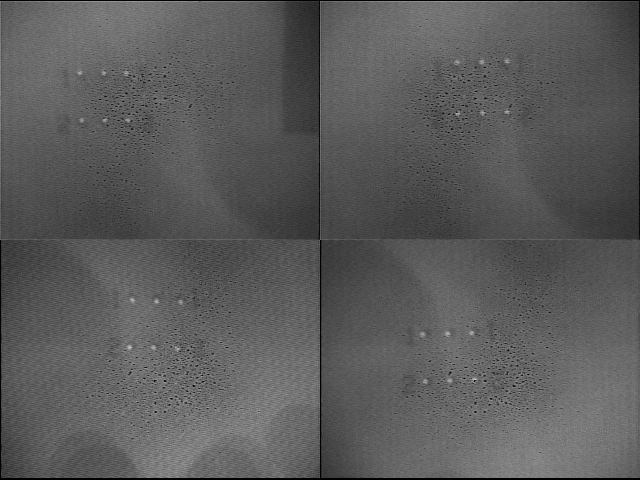
#> input picture img/reg2.JPG, 640 x 480 px
$ python reference.py   (older library calls are emulated)
#> lines starting #> are read from the running program, lines starting #| are printed output that depends on the picture; after the words box and inside, x2 and y2 are one past the last pixel; in counts of white or black regions, pixels touching at a corner belong together; long printed decimals are rounded
# code copied from:
# https://www.pyimagesearch.com/2016/04/04/measuring-distance-between-objects-in-an-image-with-opencv/


from scipy.spatial import distance as dist
from imutils import perspective
from imutils import contours
import numpy as np
import argparse
import imutils
import cv2

def midpoint(ptA, ptB):
    return ((ptA[0] + ptB[0]) * 0.5, (ptA[1] + ptB[1]) * 0.5)

# this is for getting command line arguments
# width is the size of the hole (in inches)

##ap = argparse.ArgumentParser()
##ap.add_argument('-i', '--image', required=True,
##                help="path to the input image")
##ap.add_argument('-w', '--width', type=float, required=True,
##                help='width of the left-most object in the image (in inches)')
##args = vars(ap.parse_args())

# load the image, convert to gray scale, and blurr it a little
#image = cv2.imread(args['image']) # from command line
image = cv2.imread('img/reg2.JPG') # hard coded
#> image is the input picture: shape (480, 640, 3); min 0, max 197, mean 90.7
# crop the image -- the upper left quadrent
#image = image[0: int(len(image) * 0.5), 0:int(len(image[0]) * 0.5)]
image = image[int(len(image) * 0.5): len(image)-1, int(len(image) * 0.5):len(image[0])-1]
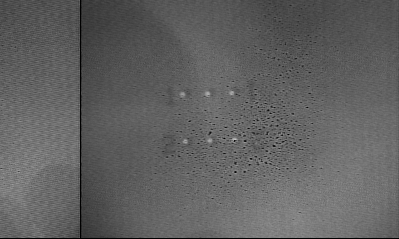
#> image: shape (239, 399, 3); min 0, max 197, mean 96.8
#image = ~image # invert the image
gray = cv2.cvtColor(image, cv2.COLOR_BGR2GRAY)
gray = cv2.GaussianBlur(gray, (7, 7), 0)
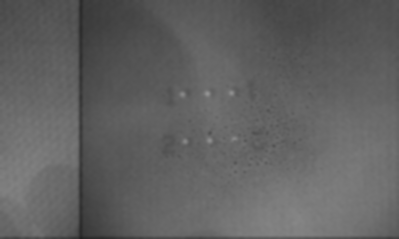
#> gray: shape (239, 399); min 33, max 147, mean 96.9

# perform edge detection, then perform a dilation + erosion to close gaps
# in between object edges
edged = cv2.Canny(gray, 50, 100)
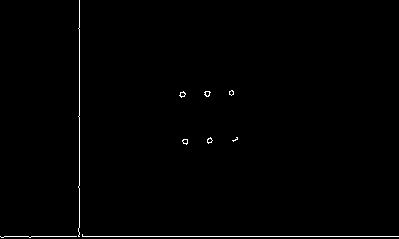
#> edged: shape (239, 399); 0.77% white in thin lines or dots
edged = cv2.dilate(edged, None, iterations=1)
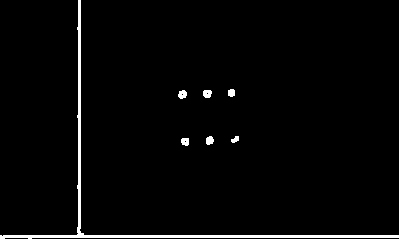
#> edged: shape (239, 399); 2.4% white; 7 white regions, largest, box (x1, y1, x2, y2) and area: (0, 0, 399, 239) 1931, (178, 90, 187, 99) 61, (203, 90, 212, 98) 61
edged = cv2.erode(edged, None, iterations=1)
#> edged: shape (239, 399); 0.82% white in thin lines or dots
edged_inv = ~edged
#> edged_inv: shape (239, 399); 99.2% white; black in thin lines or dots

# find the contours in the edge map
cnts = cv2.findContours(edged.copy(), cv2.RETR_EXTERNAL,
                        cv2.CHAIN_APPROX_SIMPLE)
#> cnts = 7 contours, 5 with area under 20; largest, box (x1, y1, x2, y2) and area: (204, 91, 211, 97) 23, (179, 91, 186, 98) 21
cnts_inv = cv2.findContours(edged_inv.copy(), cv2.RETR_EXTERNAL,
                        cv2.CHAIN_APPROX_SIMPLE)
#> cnts_inv = 2 contours; box (x1, y1, x2, y2) and area: (0, 0, 399, 239) 93085, (31, 237, 399, 239) 367
cnts = imutils.grab_contours(cnts)
cnts_inv = imutils.grab_contours(cnts_inv)

# sort the contours from left to right then initialize the distance colors
# and the reference object
(cnts, _) = contours.sort_contours(cnts)
(cnts_inv, _) = contours.sort_contours(cnts_inv)
colors = ((0,0,255), (240, 0, 159), (0,165, 255), (255,255,0),
          (255,0,255))
refObjs = []
refObjs_inv = []
print("contours")
print(len(cnts))
#| 7
print(len(cnts_inv))
#| 2

# loop through the contours
for c in cnts:
    # ignore contours that are too small
    # also ignore contours that are too big - like copper thieving
    if cv2.contourArea(c) < 6 or cv2.contourArea(c) > 40:
        continue
    # compute the rotated bounding box of the contour
    box = cv2.minAreaRect(c)
    box = cv2.cv.BoxPoints(box) if imutils.is_cv2() else cv2.boxPoints(box)
    box = np.array(box,dtype='int')


    # order the points in the contour such that they appear
    # in top-left, top-right, bottom-right, and bottom-left
    # order, then draw the outline of the rotated bounding
    # box
    box = perspective.order_points(box)

    # compute the center of the bounding box
    cX = np.average(box[:,0])
    cY = np.average(box[:,1])


    # if this is the first contour we are examining (i.e.,
    # the left-most contour), we presume this is the
    # reference object
##    if refObj is None:
    # unpack the ordered bounding box, then compute the
    # midpoint between the top-left and top-right points,
    # followed by the midpoint between the top-right and
    # bottom-right
    (tl, tr, br, bl) = box
    (tlblX, tlblY) = midpoint(tl,bl)
    (trbrX, trbrY) = midpoint(tr,br)


    # compute the Euclidean distance between the midpoints,
    # then construct the reference objec
    D = dist.euclidean((tlblX, tlblY), (trbrX, trbrY))
    scale = D / 0.0158
    #refObj = (box, (cX, cY), D / args['width'])
    refObjs.append( (box, (cX, cY), scale) )
#> this loop made 7 passes
#> (cX, cY, tl, tr, br, bl, tlblX, tlblY) on passes 1 to 6: (167.8, 213.5, [79, 0], [398, 236], [256, 427], [-62, 191], 8.5, 95.5), (181.5, 93.5, [178, 92], [184, 90], [185, 95], [179, 97], 178.5, 94.5), (184.5, 141.5, [182, 139], [187, 139], [187, 144], [182, 144], 182, 141.5), (207, 93.5, [204, 91], [210, 91], [210, 96], [204, 96], 204, 93.5), (208.5, 139.8, [205, 139], [210, 136], [212, 141], [207, 143], 206, 141), (231, 92.5, [229, 90], [233, 90], [233, 95], [229, 95], 229, 92.5)
#> after the loop, refObjs = 6 items

for c in cnts:
    # ignore contours that are too small
    # also ignore contours that are too big - like copper thieving
    if cv2.contourArea(c) < 6 or cv2.contourArea(c) > 40:
        continue
    # compute the rotated bounding box of the contour
    box = cv2.minAreaRect(c)
    box = cv2.cv.BoxPoints(box) if imutils.is_cv2() else cv2.boxPoints(box)
    box = np.array(box,dtype='int')


    # order the points in the contour such that they appear
    # in top-left, top-right, bottom-right, and bottom-left
    # order, then draw the outline of the rotated bounding
    # box
    box = perspective.order_points(box)

    # compute the center of the bounding box
    cX = np.average(box[:,0])
    cY = np.average(box[:,1])


    # if this is the first contour we are examining (i.e.,
    # the left-most contour), we presume this is the
    # reference object
##    if refObj is None:
    # unpack the ordered bounding box, then compute the
    # midpoint between the top-left and top-right points,
    # followed by the midpoint between the top-right and
    # bottom-right
    (tl, tr, br, bl) = box
    (tlblX, tlblY) = midpoint(tl,bl)
    (trbrX, trbrY) = midpoint(tr,br)


    # compute the Euclidean distance between the midpoints,
    # then construct the reference objec
    D = dist.euclidean((tlblX, tlblY), (trbrX, trbrY))
    scale = D / 0.0158
    #refObj = (box, (cX, cY), D / args['width'])
    refObjs_inv.append( (box, (cX, cY), scale) )
#> after the loop, refObjs_inv = 6 items

##        continue
    # draw the contours on the image
print("refObjs")
print(refObjs)
#| [(array([[ 79.,   0.],
#|        [398., 236.],
#|        [256., 427.],
#|        [-62., 191.]], dtype=float32), (167.75, 213.5), 25089.030), (array([[178.,  92.],
#|        [184.,  90.],
#|        [185.,  95.],
#|        [179.,  97.]], dtype=float32), (181.5, 93.5), 400.288), (array([[182., 139.],
#|        [187., 139.],
#|        [187., 144.],
#|        [182., 144.]], dtype=float32), (184.5, 141.5), 316.456), (array([[204.,  91.],
#|        [210.,  91.],
#|        [210.,  96.],
#> (further printed lines are left out)
print(refObjs_inv)
#| [(array([[ 79.,   0.],
#|        [398., 236.],
#|        [256., 427.],
#|        [-62., 191.]], dtype=float32), (167.75, 213.5), 25089.030), (array([[178.,  92.],
#|        [184.,  90.],
#|        [185.,  95.],
#|        [179.,  97.]], dtype=float32), (181.5, 93.5), 400.288), (array([[182., 139.],
#|        [187., 139.],
#|        [187., 144.],
#|        [182., 144.]], dtype=float32), (184.5, 141.5), 316.456), (array([[204.,  91.],
#|        [210.,  91.],
#|        [210.,  96.],
#> (further printed lines are left out)
for r1,r2 in zip(refObjs,refObjs_inv):
    orig = image.copy()
    cv2.drawContours(orig,[r1[0].astype('int')], -1, (0,255,0),2)
    cv2.drawContours(orig,[r2[0].astype('int')], -1, (0,255,0), 2)

    # stack the reference coordinates and the object coordinates
    # to include the object center
    refCoords = np.vstack([r1[0], r1[1]])
    objCoords = np.vstack([r2[0], r2[1]])
    i = 0

    # loop over the original points
    for ((xA, yA), (xB,yB),color) in zip(refCoords, objCoords, colors):
        if i == 4: # only show the mid point
            # draw circles corresponding to the current points and
            # connect them with a line
            cv2.circle(orig, (int(xA), int(yA)), 5, color, -1)
            cv2.circle(orig, (int(xB), int(yB)), 5, color, -1)
            cv2.line(orig, (int(xA), int(yA)), (int(xB), int(yB)), color, 2)

            # compute the Euclidean distance between the coordinates,
            # and then convert the distance in pixels to distance in
            # units
            D = dist.euclidean((xA, yA), (xB, yB)) / r1[2]
            (mX, mY) = midpoint((xA, yA), (xB, yB))
            cv2.putText(orig, "{:.4f}in".format(D), (int(mX), int(mY - 10)),
                        cv2.FONT_HERSHEY_SIMPLEX, 0.55, color, 2)

            # show the output image
            cv2.imshow("Image",orig)
            cv2.waitKey(0)

        i += 1
#> this loop made 6 passes
#> pass 1, `cv2.imshow("Image",orig)`:
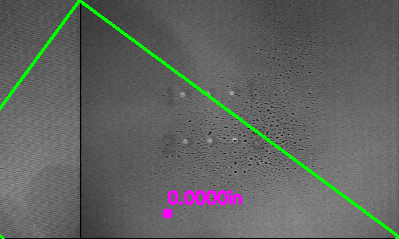
#> window 'Image': shape (239, 399, 3); mean B, G, R 96.1, 98.9, 96.1
#> pass 2, `cv2.imshow("Image",orig)`:
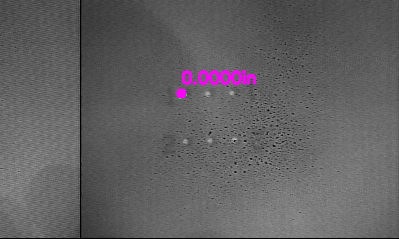
#> window 'Image': shape (239, 399, 3); mean B, G, R 97.8, 96, 97.8

$ run again, with img/33992.JPG copied over img/reg2.JPG
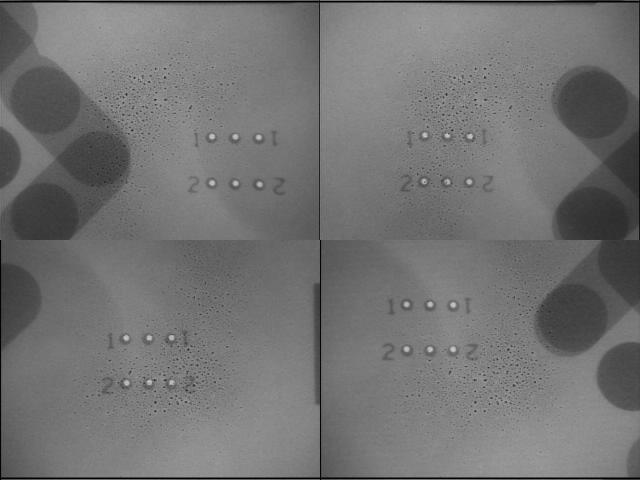
#> input picture img/33992.JPG, 640 x 480 px
#> image is the input picture: shape (480, 640, 3); min 0, max 207, mean 114.7
#> image: shape (239, 399, 3)
#> `edged = cv2.erode(edged, None, iterations=1)`:
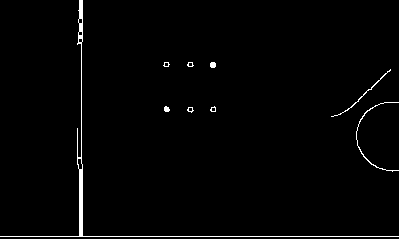
#> edged: shape (239, 399); 1.4% white; 9 white regions (3 under 20 px), largest, box (x1, y1, x2, y2) and area: (0, 0, 399, 237) 1003, (356, 102, 399, 172) 143, (331, 69, 391, 117) 97, (210, 62, 216, 68) 32, (164, 106, 170, 112) 28, (187, 107, 194, 113) 20
#> edged_inv: shape (239, 399); 98.6% white; 9 black regions (3 under 20 px)
#> cnts = 9 contours, 4 with area under 20; largest, box (x1, y1, x2, y2) and area: (0, 0, 399, 237) 397, (331, 69, 391, 117) 32, (356, 102, 399, 172) 31, (210, 62, 216, 68) 23, (187, 107, 194, 113) 20
#> cnts_inv = 2 contours; box (x1, y1, x2, y2) and area: (0, 0, 399, 236) 92588, (0, 237, 399, 239) 398
#| 9
#| 2
#> the loop `for c in cnts:` made 9 passes
#> (cX, cY, tl, tr, br, bl, tlblX, tlblY) on passes 2 to 7: (166, 64, [163, 62], [169, 62], [169, 66], [163, 66], 163, 64), (166.5, 108.5, [164, 106], [169, 106], [169, 111], [164, 111], 164, 108.5), (190, 109.5, [187, 107], [193, 107], [193, 112], [187, 112], 187, 109.5), (190, 64, [187, 62], [193, 62], [193, 66], [187, 66], 187, 64), (212.5, 108.5, [210, 106], [215, 106], [215, 111], [210, 111], 210, 108.5), (212.5, 64.5, [210, 62], [215, 62], [215, 67], [210, 67], 210, 64.5)
#> after the loop `for c in cnts:`: refObjs = 8 items
#| [(array([[163.,  62.],
#|        [169.,  62.],
#|        [169.,  66.],
#|        [163.,  66.]], dtype=float32), (166.0, 64.0), 379.747), (array([[164., 106.],
#|        [169., 106.],
#|        [169., 111.],
#> (further printed lines are left out)
#| [(array([[163.,  62.],
#|        [169.,  62.],
#|        [169.,  66.],
#|        [163.,  66.]], dtype=float32), (166.0, 64.0), 379.747), (array([[164., 106.],
#|        [169., 106.],
#|        [169., 111.],
#> (further printed lines are left out)
#> the loop `for r1,r2 in zip(refObjs,refObjs_inv):` made 8 passes
#> pass 2, `cv2.imshow("Image",orig)`:
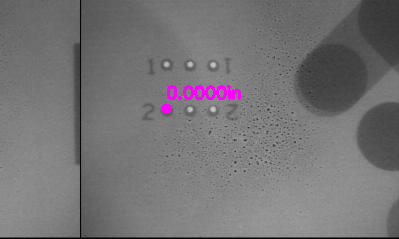
#> window 'Image': shape (239, 399, 3); mean B, G, R 117, 115.2, 117
